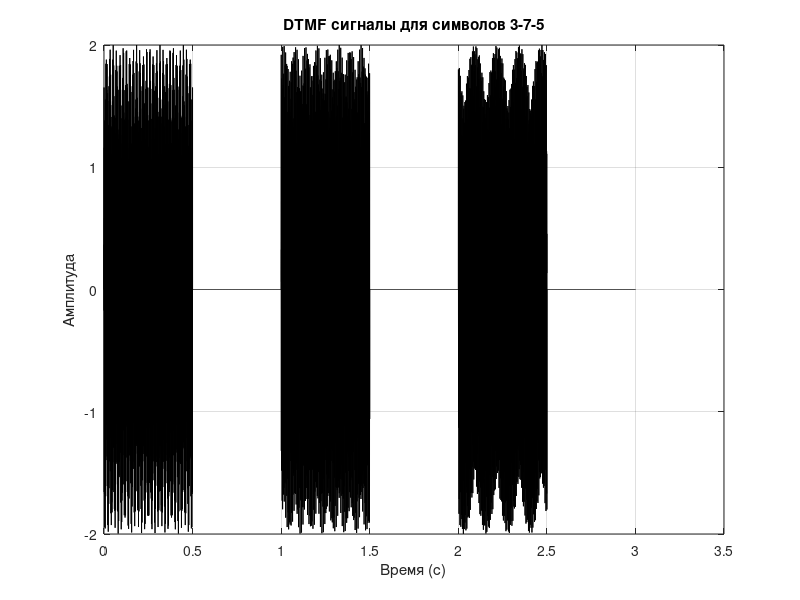

Write MATLAB code to recreate this figure.
clear 

fs = 4000;
duration = 0.5; % длительность  
pause = 0.5; % пауза между кждым символом
t_signal = 0:1/fs:duration;

freqs = [697,1447;
        852,1209;
        770,1336];

dtmf_signals = [];

for i = 1:size(freqs, 1)
    f1 = freqs(i, 1);
    f2 = freqs(i, 2);
    dtmf_signal = sin(2*pi*f1*t_signal) + sin(2*pi*f2*t_signal);
    dtmf_signals = [dtmf_signals, dtmf_signal, zeros(1, round(pause * fs))]; 
end


sound(dtmf_signals, fs);

time= 0:1/fs:(length(dtmf_signals)-1)/fs; 
figure;
plot(time, dtmf_signals, 'k');
xlabel('Время (с)'); 
ylabel('Амплитуда'); 
title('DTMF сигналы для символов 3-7-5'); 
grid on; 
